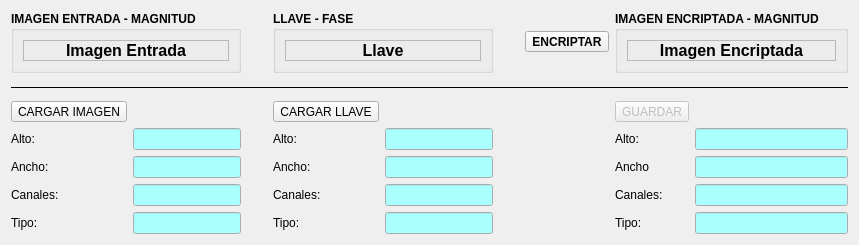
      <widget class="QWidget" name="tab_2">
       <attribute name="title">
        <string>ENCRIPTAR IMAGEN</string>
       </attribute>
       <layout class="QHBoxLayout" name="horizontalLayout_8">
        <item>
         <layout class="QGridLayout" name="gridLayout_2">
          <item row="3" column="0">
           <widget class="QToolButton" name="toolButtonCargarImagenEncriptar">
            <property name="text">
             <string>CARGAR IMAGEN</string>
            </property>
            <property name="icon">
             <iconset resource="mainwindow.qrc">
              <normaloff>:/new/prefix1/resources/15_Photo_48x48.png</normaloff>:/new/prefix1/resources/15_Photo_48x48.png</iconset>
            </property>
            <property name="iconSize">
             <size>
              <width>64</width>
              <height>20</height>
             </size>
            </property>
            <property name="toolButtonStyle">
             <enum>Qt::ToolButtonTextUnderIcon</enum>
            </property>
           </widget>
          </item>
          <item row="3" column="3">
           <widget class="QToolButton" name="toolButtonCargarLlaveImagenEncriptar">
            <property name="text">
             <string>CARGAR LLAVE</string>
            </property>
            <property name="icon">
             <iconset resource="mainwindow.qrc">
              <normaloff>:/new/prefix1/resources/openllave.png</normaloff>:/new/prefix1/resources/openllave.png</iconset>
            </property>
            <property name="iconSize">
             <size>
              <width>64</width>
              <height>20</height>
             </size>
            </property>
            <property name="toolButtonStyle">
             <enum>Qt::ToolButtonTextUnderIcon</enum>
            </property>
           </widget>
          </item>
          <item row="5" column="0">
           <widget class="QLabel" name="label_16">
            <property name="text">
             <string>Alto:</string>
            </property>
           </widget>
          </item>
          <item row="6" column="0">
           <widget class="QLabel" name="label_17">
            <property name="text">
             <string>Ancho:</string>
            </property>
           </widget>
          </item>
          <item row="5" column="3">
           <widget class="QLabel" name="label_18">
            <property name="text">
             <string>Alto:</string>
            </property>
           </widget>
          </item>
          <item row="6" column="3">
           <widget class="QLabel" name="label_19">
            <property name="text">
             <string>Ancho:</string>
            </property>
           </widget>
          </item>
          <item row="1" column="0" colspan="2">
           <widget class="QGroupBox" name="groupBox">
            <property name="font">
             <font>
              <weight>75</weight>
              <bold>true</bold>
             </font>
            </property>
            <property name="title">
             <string>IMAGEN ENTRADA - MAGNITUD</string>
            </property>
            <layout class="QHBoxLayout" name="horizontalLayout_2">
             <item>
              <widget class="QLabel" name="labelImagenEntradaEncriptar">
               <property name="font">
                <font>
                 <pointsize>12</pointsize>
                </font>
               </property>
               <property name="frameShape">
                <enum>QFrame::StyledPanel</enum>
               </property>
               <property name="text">
                <string>Imagen Entrada</string>
               </property>
               <property name="alignment">
                <set>Qt::AlignCenter</set>
               </property>
              </widget>
             </item>
            </layout>
           </widget>
          </item>
          <item row="1" column="3" colspan="2">
           <widget class="QGroupBox" name="groupBox_2">
            <property name="font">
             <font>
              <weight>75</weight>
              <bold>true</bold>
             </font>
            </property>
            <property name="title">
             <string>LLAVE - FASE</string>
            </property>
            <layout class="QHBoxLayout" name="horizontalLayout_3">
             <item>
              <widget class="QLabel" name="labelLlaveImagenEncriptar">
               <property name="font">
                <font>
                 <pointsize>12</pointsize>
                </font>
               </property>
               <property name="frameShape">
                <enum>QFrame::StyledPanel</enum>
               </property>
               <property name="text">
                <string>Llave</string>
               </property>
               <property name="alignment">
                <set>Qt::AlignCenter</set>
               </property>
              </widget>
             </item>
            </layout>
           </widget>
          </item>
          <item row="5" column="1">
           <widget class="QLineEdit" name="lineEditAltoImagenEntradaEncriptar">
            <property name="palette">
             <palette>
              <active>
               <colorrole role="Base">
                <brush brushstyle="SolidPattern">
                 <color alpha="255">
                  <red>170</red>
                  <green>255</green>
                  <blue>255</blue>
                 </color>
                </brush>
               </colorrole>
              </active>
              <inactive>
               <colorrole role="Base">
                <brush brushstyle="SolidPattern">
                 <color alpha="255">
                  <red>170</red>
                  <green>255</green>
                  <blue>255</blue>
                 </color>
                </brush>
               </colorrole>
              </inactive>
              <disabled>
               <colorrole role="Base">
                <brush brushstyle="SolidPattern">
                 <color alpha="255">
                  <red>240</red>
                  <green>240</green>
                  <blue>240</blue>
                 </color>
                </brush>
               </colorrole>
              </disabled>
             </palette>
            </property>
            <property name="alignment">
             <set>Qt::AlignCenter</set>
            </property>
            <property name="readOnly">
             <bool>true</bool>
            </property>
           </widget>
          </item>
          <item row="6" column="1">
           <widget class="QLineEdit" name="lineEditAnchoImagenEntradaEncriptar">
            <property name="palette">
             <palette>
              <active>
               <colorrole role="Base">
                <brush brushstyle="SolidPattern">
                 <color alpha="255">
                  <red>170</red>
                  <green>255</green>
                  <blue>255</blue>
                 </color>
                </brush>
               </colorrole>
              </active>
              <inactive>
               <colorrole role="Base">
                <brush brushstyle="SolidPattern">
                 <color alpha="255">
                  <red>170</red>
                  <green>255</green>
                  <blue>255</blue>
                 </color>
                </brush>
               </colorrole>
              </inactive>
              <disabled>
               <colorrole role="Base">
                <brush brushstyle="SolidPattern">
                 <color alpha="255">
                  <red>240</red>
                  <green>240</green>
                  <blue>240</blue>
                 </color>
                </brush>
               </colorrole>
              </disabled>
             </palette>
            </property>
            <property name="alignment">
             <set>Qt::AlignCenter</set>
            </property>
            <property name="readOnly">
             <bool>true</bool>
            </property>
           </widget>
          </item>
          <item row="5" column="4">
           <widget class="QLineEdit" name="lineEditAltoLlaveImagenEncriptar">
            <property name="palette">
             <palette>
              <active>
               <colorrole role="Base">
                <brush brushstyle="SolidPattern">
                 <color alpha="255">
                  <red>170</red>
                  <green>255</green>
                  <blue>255</blue>
                 </color>
                </brush>
               </colorrole>
              </active>
              <inactive>
               <colorrole role="Base">
                <brush brushstyle="SolidPattern">
                 <color alpha="255">
                  <red>170</red>
                  <green>255</green>
                  <blue>255</blue>
                 </color>
                </brush>
               </colorrole>
              </inactive>
              <disabled>
               <colorrole role="Base">
                <brush brushstyle="SolidPattern">
                 <color alpha="255">
                  <red>240</red>
                  <green>240</green>
                  <blue>240</blue>
                 </color>
                </brush>
               </colorrole>
              </disabled>
             </palette>
            </property>
            <property name="alignment">
             <set>Qt::AlignCenter</set>
            </property>
            <property name="readOnly">
             <bool>true</bool>
            </property>
           </widget>
          </item>
          <item row="6" column="4">
           <widget class="QLineEdit" name="lineEditAnchoLlaveImagenEncriptar">
            <property name="palette">
             <palette>
              <active>
               <colorrole role="Base">
                <brush brushstyle="SolidPattern">
                 <color alpha="255">
                  <red>170</red>
                  <green>255</green>
                  <blue>255</blue>
                 </color>
                </brush>
               </colorrole>
              </active>
              <inactive>
               <colorrole role="Base">
                <brush brushstyle="SolidPattern">
                 <color alpha="255">
                  <red>170</red>
                  <green>255</green>
                  <blue>255</blue>
                 </color>
                </brush>
               </colorrole>
              </inactive>
              <disabled>
               <colorrole role="Base">
                <brush brushstyle="SolidPattern">
                 <color alpha="255">
                  <red>240</red>
                  <green>240</green>
                  <blue>240</blue>
                 </color>
                </brush>
               </colorrole>
              </disabled>
             </palette>
            </property>
            <property name="alignment">
             <set>Qt::AlignCenter</set>
            </property>
            <property name="readOnly">
             <bool>true</bool>
            </property>
           </widget>
          </item>
          <item row="1" column="2">
           <spacer name="verticalSpacer">
            <property name="orientation">
             <enum>Qt::Vertical</enum>
            </property>
            <property name="sizeHint" stdset="0">
             <size>
              <width>20</width>
              <height>40</height>
             </size>
            </property>
           </spacer>
          </item>
          <item row="1" column="7" colspan="2">
           <widget class="QGroupBox" name="groupBox_3">
            <property name="font">
             <font>
              <weight>75</weight>
              <bold>true</bold>
             </font>
            </property>
            <property name="title">
             <string>IMAGEN ENCRIPTADA - MAGNITUD</string>
            </property>
            <layout class="QHBoxLayout" name="horizontalLayout_4">
             <item>
              <widget class="QLabel" name="labelImagenSalidaEncriptar">
               <property name="font">
                <font>
                 <pointsize>12</pointsize>
                </font>
               </property>
               <property name="frameShape">
                <enum>QFrame::StyledPanel</enum>
               </property>
               <property name="text">
                <string>Imagen Encriptada</string>
               </property>
               <property name="alignment">
                <set>Qt::AlignCenter</set>
               </property>
              </widget>
             </item>
            </layout>
           </widget>
          </item>
          <item row="1" column="5">
           <spacer name="verticalSpacer_2">
            <property name="orientation">
             <enum>Qt::Vertical</enum>
            </property>
            <property name="sizeHint" stdset="0">
             <size>
              <width>20</width>
              <height>40</height>
             </size>
            </property>
           </spacer>
          </item>
          <item row="1" column="6">
           <widget class="QToolButton" name="toolButtonEncriptarImagen">
            <property name="enabled">
             <bool>true</bool>
            </property>
            <property name="font">
             <font>
              <weight>75</weight>
              <bold>true</bold>
             </font>
            </property>
            <property name="text">
             <string>ENCRIPTAR</string>
            </property>
            <property name="icon">
             <iconset resource="mainwindow.qrc">
              <normaloff>:/new/prefix1/resources/encrypt.png</normaloff>:/new/prefix1/resources/encrypt.png</iconset>
            </property>
            <property name="iconSize">
             <size>
              <width>64</width>
              <height>40</height>
             </size>
            </property>
            <property name="toolButtonStyle">
             <enum>Qt::ToolButtonTextUnderIcon</enum>
            </property>
           </widget>
          </item>
          <item row="3" column="7">
           <widget class="QToolButton" name="toolButtonGuardarImagenEncriptar">
            <property name="enabled">
             <bool>false</bool>
            </property>
            <property name="text">
             <string>GUARDAR</string>
            </property>
            <property name="icon">
             <iconset resource="mainwindow.qrc">
              <normaloff>:/new/prefix1/resources/save.png</normaloff>:/new/prefix1/resources/save.png</iconset>
            </property>
            <property name="iconSize">
             <size>
              <width>64</width>
              <height>20</height>
             </size>
            </property>
            <property name="toolButtonStyle">
             <enum>Qt::ToolButtonTextUnderIcon</enum>
            </property>
           </widget>
          </item>
          <item row="5" column="7">
           <widget class="QLabel" name="label_21">
            <property name="text">
             <string>Alto:</string>
            </property>
           </widget>
          </item>
          <item row="6" column="7">
           <widget class="QLabel" name="label_22">
            <property name="text">
             <string>Ancho</string>
            </property>
           </widget>
          </item>
          <item row="5" column="8">
           <widget class="QLineEdit" name="lineEditAltoImagenSalidaEncriptar">
            <property name="palette">
             <palette>
              <active>
               <colorrole role="Base">
                <brush brushstyle="SolidPattern">
                 <color alpha="255">
                  <red>170</red>
                  <green>255</green>
                  <blue>255</blue>
                 </color>
                </brush>
               </colorrole>
              </active>
              <inactive>
               <colorrole role="Base">
                <brush brushstyle="SolidPattern">
                 <color alpha="255">
                  <red>170</red>
                  <green>255</green>
                  <blue>255</blue>
                 </color>
                </brush>
               </colorrole>
              </inactive>
              <disabled>
               <colorrole role="Base">
                <brush brushstyle="SolidPattern">
                 <color alpha="255">
                  <red>240</red>
                  <green>240</green>
                  <blue>240</blue>
                 </color>
                </brush>
               </colorrole>
              </disabled>
             </palette>
            </property>
            <property name="alignment">
             <set>Qt::AlignCenter</set>
            </property>
            <property name="readOnly">
             <bool>true</bool>
            </property>
           </widget>
          </item>
          <item row="6" column="8">
           <widget class="QLineEdit" name="lineEditAnchoImagenSalidaEncriptar">
            <property name="palette">
             <palette>
              <active>
               <colorrole role="Base">
                <brush brushstyle="SolidPattern">
                 <color alpha="255">
                  <red>170</red>
                  <green>255</green>
                  <blue>255</blue>
                 </color>
                </brush>
               </colorrole>
              </active>
              <inactive>
               <colorrole role="Base">
                <brush brushstyle="SolidPattern">
                 <color alpha="255">
                  <red>170</red>
                  <green>255</green>
                  <blue>255</blue>
                 </color>
                </brush>
               </colorrole>
              </inactive>
              <disabled>
               <colorrole role="Base">
                <brush brushstyle="SolidPattern">
                 <color alpha="255">
                  <red>240</red>
                  <green>240</green>
                  <blue>240</blue>
                 </color>
                </brush>
               </colorrole>
              </disabled>
             </palette>
            </property>
            <property name="alignment">
             <set>Qt::AlignCenter</set>
            </property>
            <property name="readOnly">
             <bool>true</bool>
            </property>
           </widget>
          </item>
          <item row="7" column="0">
           <widget class="QLabel" name="label_23">
            <property name="text">
             <string>Canales:</string>
            </property>
           </widget>
          </item>
          <item row="8" column="0">
           <widget class="QLabel" name="label_24">
            <property name="text">
             <string>Tipo:</string>
            </property>
           </widget>
          </item>
          <item row="7" column="1">
           <widget class="QLineEdit" name="lineEditCanalesImagenEntradaEncriptar">
            <property name="palette">
             <palette>
              <active>
               <colorrole role="Base">
                <brush brushstyle="SolidPattern">
                 <color alpha="255">
                  <red>170</red>
                  <green>255</green>
                  <blue>255</blue>
                 </color>
                </brush>
               </colorrole>
              </active>
              <inactive>
               <colorrole role="Base">
                <brush brushstyle="SolidPattern">
                 <color alpha="255">
                  <red>170</red>
                  <green>255</green>
                  <blue>255</blue>
                 </color>
                </brush>
               </colorrole>
              </inactive>
              <disabled>
               <colorrole role="Base">
                <brush brushstyle="SolidPattern">
                 <color alpha="255">
                  <red>240</red>
                  <green>240</green>
                  <blue>240</blue>
                 </color>
                </brush>
               </colorrole>
              </disabled>
             </palette>
            </property>
            <property name="alignment">
             <set>Qt::AlignCenter</set>
            </property>
            <property name="readOnly">
             <bool>true</bool>
            </property>
           </widget>
          </item>
          <item row="8" column="1">
           <widget class="QLineEdit" name="lineEditTipoImagenEntradaEncriptar">
            <property name="palette">
             <palette>
              <active>
               <colorrole role="Base">
                <brush brushstyle="SolidPattern">
                 <color alpha="255">
                  <red>170</red>
                  <green>255</green>
                  <blue>255</blue>
                 </color>
                </brush>
               </colorrole>
              </active>
              <inactive>
               <colorrole role="Base">
                <brush brushstyle="SolidPattern">
                 <color alpha="255">
                  <red>170</red>
                  <green>255</green>
                  <blue>255</blue>
                 </color>
                </brush>
               </colorrole>
              </inactive>
              <disabled>
               <colorrole role="Base">
                <brush brushstyle="SolidPattern">
                 <color alpha="255">
                  <red>240</red>
                  <green>240</green>
                  <blue>240</blue>
                 </color>
                </brush>
               </colorrole>
              </disabled>
             </palette>
            </property>
            <property name="alignment">
             <set>Qt::AlignCenter</set>
            </property>
            <property name="readOnly">
             <bool>true</bool>
            </property>
           </widget>
          </item>
          <item row="7" column="3">
           <widget class="QLabel" name="label_25">
            <property name="text">
             <string>Canales:</string>
            </property>
           </widget>
          </item>
          <item row="8" column="3">
           <widget class="QLabel" name="label_26">
            <property name="text">
             <string>Tipo:</string>
            </property>
           </widget>
          </item>
          <item row="7" column="4">
           <widget class="QLineEdit" name="lineEditCanalesLlaveImagenEncriptar">
            <property name="palette">
             <palette>
              <active>
               <colorrole role="Base">
                <brush brushstyle="SolidPattern">
                 <color alpha="255">
                  <red>170</red>
                  <green>255</green>
                  <blue>255</blue>
                 </color>
                </brush>
               </colorrole>
              </active>
              <inactive>
               <colorrole role="Base">
                <brush brushstyle="SolidPattern">
                 <color alpha="255">
                  <red>170</red>
                  <green>255</green>
                  <blue>255</blue>
                 </color>
                </brush>
               </colorrole>
              </inactive>
              <disabled>
               <colorrole role="Base">
                <brush brushstyle="SolidPattern">
                 <color alpha="255">
                  <red>240</red>
                  <green>240</green>
                  <blue>240</blue>
                 </color>
                </brush>
               </colorrole>
              </disabled>
             </palette>
            </property>
            <property name="alignment">
             <set>Qt::AlignCenter</set>
            </property>
            <property name="readOnly">
             <bool>true</bool>
            </property>
           </widget>
          </item>
          <item row="8" column="4">
           <widget class="QLineEdit" name="lineEditTipoLlaveImagenEncriptar">
            <property name="palette">
             <palette>
              <active>
               <colorrole role="Base">
                <brush brushstyle="SolidPattern">
                 <color alpha="255">
                  <red>170</red>
                  <green>255</green>
                  <blue>255</blue>
                 </color>
                </brush>
               </colorrole>
              </active>
              <inactive>
               <colorrole role="Base">
                <brush brushstyle="SolidPattern">
                 <color alpha="255">
                  <red>170</red>
                  <green>255</green>
                  <blue>255</blue>
                 </color>
                </brush>
               </colorrole>
              </inactive>
              <disabled>
               <colorrole role="Base">
                <brush brushstyle="SolidPattern">
                 <color alpha="255">
                  <red>240</red>
                  <green>240</green>
                  <blue>240</blue>
                 </color>
                </brush>
               </colorrole>
              </disabled>
             </palette>
            </property>
            <property name="alignment">
             <set>Qt::AlignCenter</set>
            </property>
            <property name="readOnly">
             <bool>true</bool>
            </property>
           </widget>
          </item>
          <item row="7" column="8">
           <widget class="QLineEdit" name="lineEditCanalesImagenSalidaEncriptar">
            <property name="palette">
             <palette>
              <active>
               <colorrole role="Base">
                <brush brushstyle="SolidPattern">
                 <color alpha="255">
                  <red>170</red>
                  <green>255</green>
                  <blue>255</blue>
                 </color>
                </brush>
               </colorrole>
              </active>
              <inactive>
               <colorrole role="Base">
                <brush brushstyle="SolidPattern">
                 <color alpha="255">
                  <red>170</red>
                  <green>255</green>
                  <blue>255</blue>
                 </color>
                </brush>
               </colorrole>
              </inactive>
              <disabled>
               <colorrole role="Base">
                <brush brushstyle="SolidPattern">
                 <color alpha="255">
                  <red>240</red>
                  <green>240</green>
                  <blue>240</blue>
                 </color>
                </brush>
               </colorrole>
              </disabled>
             </palette>
            </property>
            <property name="alignment">
             <set>Qt::AlignCenter</set>
            </property>
            <property name="readOnly">
             <bool>true</bool>
            </property>
           </widget>
          </item>
          <item row="8" column="8">
           <widget class="QLineEdit" name="lineEditTipoImagenSalidaEncriptar">
            <property name="palette">
             <palette>
              <active>
               <colorrole role="Base">
                <brush brushstyle="SolidPattern">
                 <color alpha="255">
                  <red>170</red>
                  <green>255</green>
                  <blue>255</blue>
                 </color>
                </brush>
               </colorrole>
              </active>
              <inactive>
               <colorrole role="Base">
                <brush brushstyle="SolidPattern">
                 <color alpha="255">
                  <red>170</red>
                  <green>255</green>
                  <blue>255</blue>
                 </color>
                </brush>
               </colorrole>
              </inactive>
              <disabled>
               <colorrole role="Base">
                <brush brushstyle="SolidPattern">
                 <color alpha="255">
                  <red>240</red>
                  <green>240</green>
                  <blue>240</blue>
                 </color>
                </brush>
               </colorrole>
              </disabled>
             </palette>
            </property>
            <property name="alignment">
             <set>Qt::AlignCenter</set>
            </property>
            <property name="readOnly">
             <bool>true</bool>
            </property>
           </widget>
          </item>
          <item row="7" column="7">
           <widget class="QLabel" name="label_27">
            <property name="text">
             <string>Canales:</string>
            </property>
           </widget>
          </item>
          <item row="8" column="7">
           <widget class="QLabel" name="label_28">
            <property name="text">
             <string>Tipo:</string>
            </property>
           </widget>
          </item>
          <item row="2" column="0" colspan="9">
           <widget class="QLabel" name="label_44">
            <property name="frameShape">
             <enum>QFrame::HLine</enum>
            </property>
            <property name="text">
             <string/>
            </property>
           </widget>
          </item>
         </layout>
        </item>
       </layout>
      </widget>
